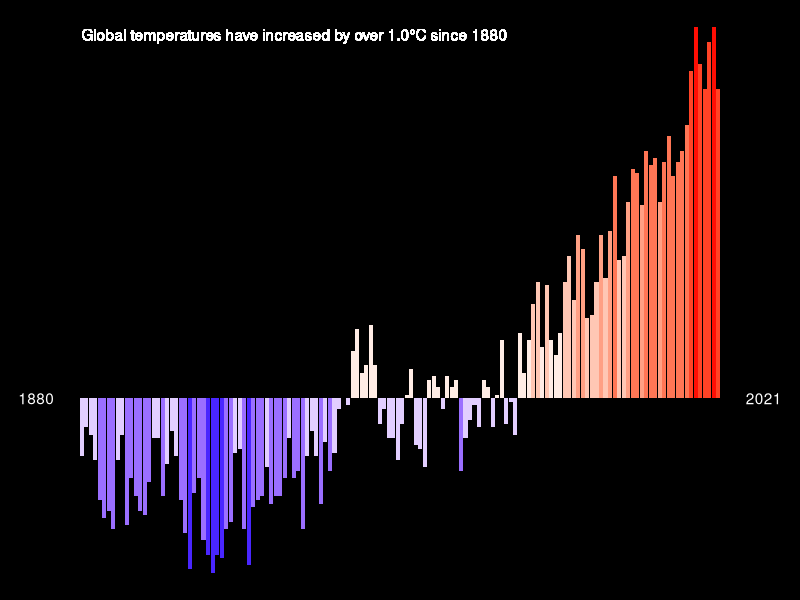
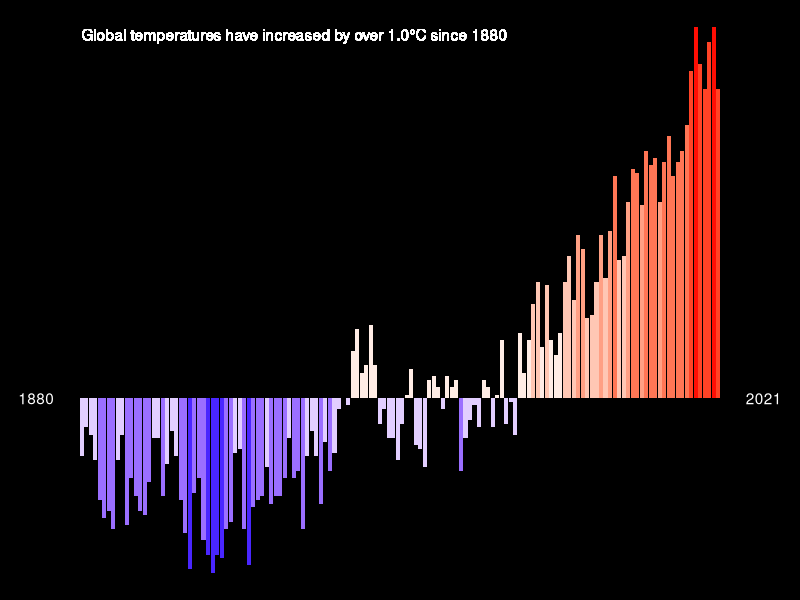

R code for these plots, in order:
library(tidyverse)
library(scales)
library(glue)

t_data <- read_csv("data/GLB.Ts+dSST.csv", skip=1, na = "***") |>
  select(year = Year, t_diff = `J-D`) |>
  drop_na() 

annotation <- t_data |> 
  slice(1, n()) |>
  mutate(t_diff = 0,
         x = year +c(-10, 10))

max_t_diff <- format(round(max(t_data$t_diff), 1), nsmall = 1)

t_data |>
  ggplot(aes(x = year, y = t_diff, fill = t_diff)) +
  geom_col(show.legend=FALSE) + # geom bar has summary func built in; geom_col does not
  geom_text(data = annotation, aes(x = x, label = year), color = "white") +
  geom_text(x = 1880, y = 1, hjust = 0,
            label = glue("Global temperatures have increased by over {max_t_diff}\u00B0C since {min(t_data$year)}"),
            color = "white") +
  # scale_fill_gradient2(low = "darkblue", mid = "white", "high" = "darkred", 
  #                     midpoint = 0, limits = c(-0.5, 1.5)) +
  # scale_fill_gradientn(colors = c("darkblue", "white", "red"),
  #                      values = rescale(c(min(t_data$t_diff), 0, max(t_data$t_diff))),
  #                      limits = c(min(t_data$t_diff), max(t_data$t_diff))) +
  scale_fill_stepsn(colors = c("blue", "white", "red"),
                                          values = rescale(c(min(t_data$t_diff), 0, max(t_data$t_diff))),
                                          limits = c(min(t_data$t_diff), max(t_data$t_diff)),
                    n.breaks=9) +
  theme_void() +
  theme(
    plot.background = element_rect(fill = "black"), 
    legend.text = element_text(color = "white")
  )

ggsave("visuals/temp_barplot.png", width = 7, height = 4)  
